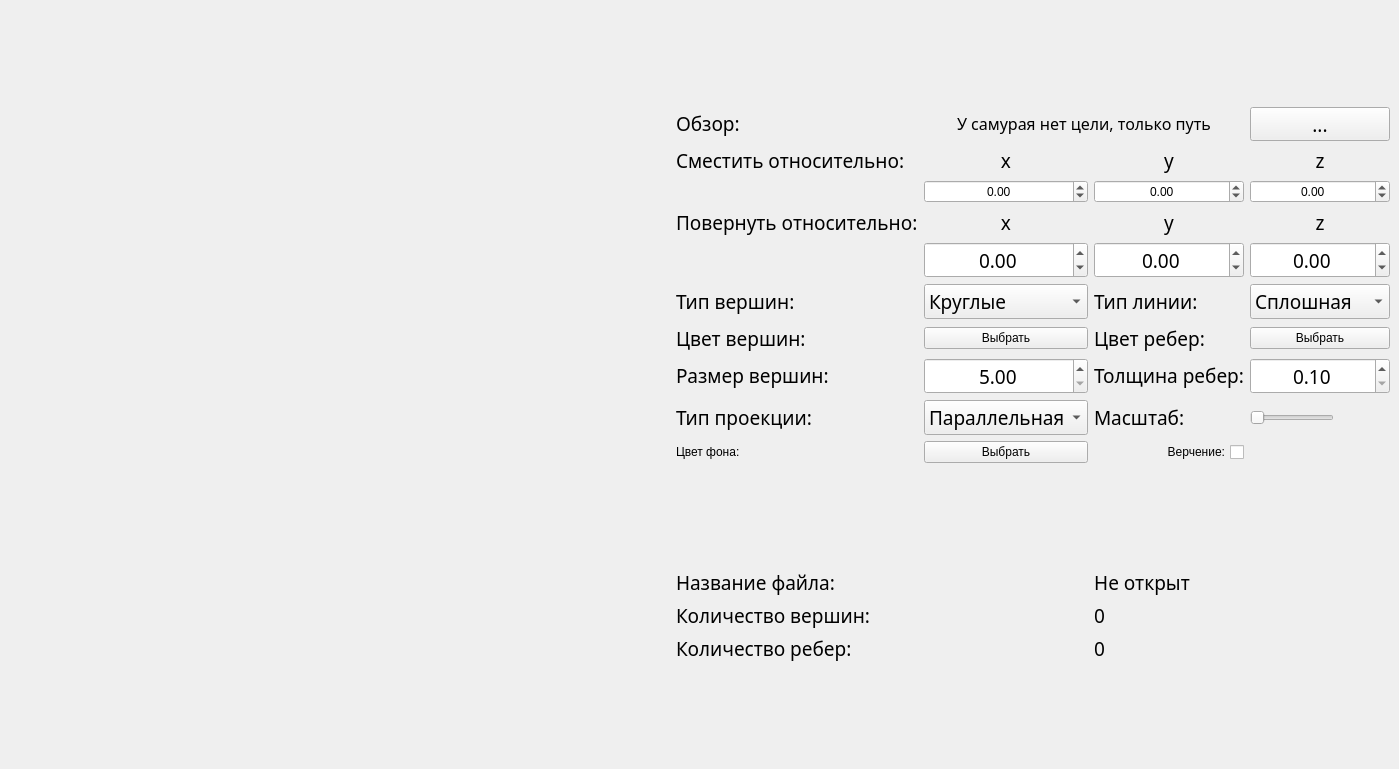
<?xml version="1.0" encoding="UTF-8"?>
<ui version="4.0">
 <class>MainWindow</class>
 <widget class="QMainWindow" name="MainWindow">
  <property name="geometry">
   <rect>
    <x>0</x>
    <y>0</y>
    <width>1399</width>
    <height>769</height>
   </rect>
  </property>
  <property name="windowTitle">
   <string>MainWindow</string>
  </property>
  <widget class="QWidget" name="centralwidget">
   <layout class="QGridLayout" name="gridLayout_2">
    <item row="0" column="0" rowspan="2" colspan="2">
     <layout class="QHBoxLayout" name="horizontalLayout_3">
      <item>
       <spacer name="horizontalSpacer_2">
        <property name="orientation">
         <enum>Qt::Horizontal</enum>
        </property>
        <property name="sizeType">
         <enum>QSizePolicy::Minimum</enum>
        </property>
        <property name="sizeHint" stdset="0">
         <size>
          <width>5</width>
          <height>20</height>
         </size>
        </property>
       </spacer>
      </item>
      <item>
       <widget class="OPGWidget" name="widget" native="true">
        <property name="sizePolicy">
         <sizepolicy hsizetype="MinimumExpanding" vsizetype="MinimumExpanding">
          <horstretch>0</horstretch>
          <verstretch>0</verstretch>
         </sizepolicy>
        </property>
       </widget>
      </item>
      <item>
       <spacer name="horizontalSpacer">
        <property name="orientation">
         <enum>Qt::Horizontal</enum>
        </property>
        <property name="sizeType">
         <enum>QSizePolicy::Fixed</enum>
        </property>
        <property name="sizeHint" stdset="0">
         <size>
          <width>5</width>
          <height>23</height>
         </size>
        </property>
       </spacer>
      </item>
      <item>
       <layout class="QVBoxLayout" name="verticalLayout_2" stretch="4">
        <property name="leftMargin">
         <number>0</number>
        </property>
        <item>
         <layout class="QGridLayout" name="gridLayout_6">
          <property name="leftMargin">
           <number>0</number>
          </property>
          <property name="rightMargin">
           <number>0</number>
          </property>
          <item row="7" column="1">
           <widget class="QDoubleSpinBox" name="spinDotSize">
            <property name="font">
             <font>
              <family>PT Sans</family>
              <pointsize>14</pointsize>
             </font>
            </property>
            <property name="alignment">
             <set>Qt::AlignCenter</set>
            </property>
            <property name="minimum">
             <double>5.000000000000000</double>
            </property>
            <property name="singleStep">
             <double>0.500000000000000</double>
            </property>
           </widget>
          </item>
          <item row="6" column="0">
           <widget class="QLabel" name="label_21">
            <property name="sizePolicy">
             <sizepolicy hsizetype="Minimum" vsizetype="Fixed">
              <horstretch>0</horstretch>
              <verstretch>0</verstretch>
             </sizepolicy>
            </property>
            <property name="font">
             <font>
              <family>PT Sans</family>
              <pointsize>14</pointsize>
             </font>
            </property>
            <property name="text">
             <string>Цвет вершин:</string>
            </property>
           </widget>
          </item>
          <item row="3" column="2">
           <widget class="QLabel" name="label_8">
            <property name="font">
             <font>
              <family>PT Sans</family>
              <pointsize>14</pointsize>
             </font>
            </property>
            <property name="text">
             <string>y</string>
            </property>
            <property name="alignment">
             <set>Qt::AlignCenter</set>
            </property>
           </widget>
          </item>
          <item row="2" column="1">
           <widget class="QDoubleSpinBox" name="spinMoveX">
            <property name="alignment">
             <set>Qt::AlignCenter</set>
            </property>
            <property name="decimals">
             <number>2</number>
            </property>
            <property name="minimum">
             <double>-100.000000000000000</double>
            </property>
            <property name="maximum">
             <double>100.000000000000000</double>
            </property>
            <property name="singleStep">
             <double>0.100000000000000</double>
            </property>
           </widget>
          </item>
          <item row="11" column="2">
           <widget class="QLabel" name="fileName">
            <property name="sizePolicy">
             <sizepolicy hsizetype="Fixed" vsizetype="Preferred">
              <horstretch>0</horstretch>
              <verstretch>0</verstretch>
             </sizepolicy>
            </property>
            <property name="font">
             <font>
              <family>PT Sans</family>
              <pointsize>14</pointsize>
             </font>
            </property>
            <property name="text">
             <string>Не открыт</string>
            </property>
            <property name="alignment">
             <set>Qt::AlignCenter</set>
            </property>
           </widget>
          </item>
          <item row="13" column="2">
           <widget class="QLabel" name="countFacets">
            <property name="font">
             <font>
              <family>PT Sans</family>
              <pointsize>14</pointsize>
             </font>
            </property>
            <property name="text">
             <string>0</string>
            </property>
           </widget>
          </item>
          <item row="5" column="2">
           <widget class="QLabel" name="label_20">
            <property name="sizePolicy">
             <sizepolicy hsizetype="Minimum" vsizetype="Fixed">
              <horstretch>0</horstretch>
              <verstretch>0</verstretch>
             </sizepolicy>
            </property>
            <property name="font">
             <font>
              <family>PT Sans</family>
              <pointsize>14</pointsize>
             </font>
            </property>
            <property name="text">
             <string>Тип линии:</string>
            </property>
           </widget>
          </item>
          <item row="0" column="0">
           <widget class="QLabel" name="label_2">
            <property name="sizePolicy">
             <sizepolicy hsizetype="Minimum" vsizetype="Fixed">
              <horstretch>0</horstretch>
              <verstretch>0</verstretch>
             </sizepolicy>
            </property>
            <property name="font">
             <font>
              <family>PT Sans</family>
              <pointsize>14</pointsize>
             </font>
            </property>
            <property name="text">
             <string>Обзор:</string>
            </property>
            <property name="alignment">
             <set>Qt::AlignLeading|Qt::AlignLeft|Qt::AlignVCenter</set>
            </property>
           </widget>
          </item>
          <item row="8" column="0">
           <widget class="QLabel" name="label_19">
            <property name="sizePolicy">
             <sizepolicy hsizetype="Minimum" vsizetype="Fixed">
              <horstretch>0</horstretch>
              <verstretch>0</verstretch>
             </sizepolicy>
            </property>
            <property name="font">
             <font>
              <family>PT Sans</family>
              <pointsize>14</pointsize>
             </font>
            </property>
            <property name="text">
             <string>Тип проекции:</string>
            </property>
           </widget>
          </item>
          <item row="7" column="0">
           <widget class="QLabel" name="label_25">
            <property name="sizePolicy">
             <sizepolicy hsizetype="Minimum" vsizetype="Fixed">
              <horstretch>0</horstretch>
              <verstretch>0</verstretch>
             </sizepolicy>
            </property>
            <property name="font">
             <font>
              <family>PT Sans</family>
              <pointsize>14</pointsize>
             </font>
            </property>
            <property name="text">
             <string>Размер вершин:</string>
            </property>
           </widget>
          </item>
          <item row="8" column="3">
           <widget class="QSlider" name="sliderZoom">
            <property name="sizePolicy">
             <sizepolicy hsizetype="Fixed" vsizetype="Fixed">
              <horstretch>0</horstretch>
              <verstretch>0</verstretch>
             </sizepolicy>
            </property>
            <property name="minimum">
             <number>3</number>
            </property>
            <property name="maximum">
             <number>100</number>
            </property>
            <property name="pageStep">
             <number>1000</number>
            </property>
            <property name="orientation">
             <enum>Qt::Horizontal</enum>
            </property>
           </widget>
          </item>
          <item row="4" column="2">
           <widget class="QDoubleSpinBox" name="spinRotY">
            <property name="sizePolicy">
             <sizepolicy hsizetype="Minimum" vsizetype="Fixed">
              <horstretch>0</horstretch>
              <verstretch>0</verstretch>
             </sizepolicy>
            </property>
            <property name="font">
             <font>
              <family>PT Sans</family>
              <pointsize>14</pointsize>
             </font>
            </property>
            <property name="alignment">
             <set>Qt::AlignCenter</set>
            </property>
            <property name="minimum">
             <double>-1000.000000000000000</double>
            </property>
            <property name="maximum">
             <double>1000.000000000000000</double>
            </property>
            <property name="singleStep">
             <double>10.000000000000000</double>
            </property>
           </widget>
          </item>
          <item row="5" column="0">
           <widget class="QLabel" name="label_23">
            <property name="sizePolicy">
             <sizepolicy hsizetype="Minimum" vsizetype="Fixed">
              <horstretch>0</horstretch>
              <verstretch>0</verstretch>
             </sizepolicy>
            </property>
            <property name="font">
             <font>
              <family>PT Sans</family>
              <pointsize>14</pointsize>
             </font>
            </property>
            <property name="text">
             <string>Тип вершин:</string>
            </property>
           </widget>
          </item>
          <item row="8" column="2">
           <widget class="QLabel" name="label_10">
            <property name="sizePolicy">
             <sizepolicy hsizetype="Minimum" vsizetype="Fixed">
              <horstretch>0</horstretch>
              <verstretch>0</verstretch>
             </sizepolicy>
            </property>
            <property name="font">
             <font>
              <family>PT Sans</family>
              <pointsize>14</pointsize>
             </font>
            </property>
            <property name="text">
             <string>Масштаб:</string>
            </property>
            <property name="alignment">
             <set>Qt::AlignLeading|Qt::AlignLeft|Qt::AlignVCenter</set>
            </property>
           </widget>
          </item>
          <item row="1" column="1">
           <widget class="QLabel" name="label_3">
            <property name="sizePolicy">
             <sizepolicy hsizetype="Preferred" vsizetype="Fixed">
              <horstretch>0</horstretch>
              <verstretch>0</verstretch>
             </sizepolicy>
            </property>
            <property name="font">
             <font>
              <family>PT Sans</family>
              <pointsize>14</pointsize>
             </font>
            </property>
            <property name="layoutDirection">
             <enum>Qt::RightToLeft</enum>
            </property>
            <property name="text">
             <string>x</string>
            </property>
            <property name="alignment">
             <set>Qt::AlignCenter</set>
            </property>
           </widget>
          </item>
          <item row="13" column="0">
           <widget class="QLabel" name="label_15">
            <property name="sizePolicy">
             <sizepolicy hsizetype="Fixed" vsizetype="Fixed">
              <horstretch>0</horstretch>
              <verstretch>0</verstretch>
             </sizepolicy>
            </property>
            <property name="font">
             <font>
              <family>PT Sans</family>
              <pointsize>14</pointsize>
             </font>
            </property>
            <property name="text">
             <string>Количество ребер:</string>
            </property>
            <property name="alignment">
             <set>Qt::AlignLeading|Qt::AlignLeft|Qt::AlignVCenter</set>
            </property>
           </widget>
          </item>
          <item row="7" column="3">
           <widget class="QDoubleSpinBox" name="spinLineSize">
            <property name="font">
             <font>
              <family>PT Sans</family>
              <pointsize>14</pointsize>
             </font>
            </property>
            <property name="alignment">
             <set>Qt::AlignCenter</set>
            </property>
            <property name="minimum">
             <double>0.100000000000000</double>
            </property>
            <property name="singleStep">
             <double>0.500000000000000</double>
            </property>
           </widget>
          </item>
          <item row="0" column="3">
           <widget class="QToolButton" name="fileDialog">
            <property name="sizePolicy">
             <sizepolicy hsizetype="Preferred" vsizetype="Preferred">
              <horstretch>0</horstretch>
              <verstretch>0</verstretch>
             </sizepolicy>
            </property>
            <property name="font">
             <font>
              <family>PT Sans</family>
              <pointsize>14</pointsize>
             </font>
            </property>
            <property name="layoutDirection">
             <enum>Qt::RightToLeft</enum>
            </property>
            <property name="text">
             <string>...</string>
            </property>
           </widget>
          </item>
          <item row="3" column="3">
           <widget class="QLabel" name="label_9">
            <property name="font">
             <font>
              <family>PT Sans</family>
              <pointsize>14</pointsize>
             </font>
            </property>
            <property name="text">
             <string>z</string>
            </property>
            <property name="alignment">
             <set>Qt::AlignCenter</set>
            </property>
           </widget>
          </item>
          <item row="7" column="2">
           <widget class="QLabel" name="label_22">
            <property name="sizePolicy">
             <sizepolicy hsizetype="Minimum" vsizetype="Fixed">
              <horstretch>0</horstretch>
              <verstretch>0</verstretch>
             </sizepolicy>
            </property>
            <property name="font">
             <font>
              <family>PT Sans</family>
              <pointsize>14</pointsize>
             </font>
            </property>
            <property name="text">
             <string>Толщина ребер:</string>
            </property>
           </widget>
          </item>
          <item row="1" column="0">
           <widget class="QLabel" name="label">
            <property name="sizePolicy">
             <sizepolicy hsizetype="Minimum" vsizetype="Fixed">
              <horstretch>0</horstretch>
              <verstretch>0</verstretch>
             </sizepolicy>
            </property>
            <property name="font">
             <font>
              <family>PT Sans</family>
              <pointsize>14</pointsize>
             </font>
            </property>
            <property name="text">
             <string>Сместить относительно:</string>
            </property>
            <property name="alignment">
             <set>Qt::AlignLeading|Qt::AlignLeft|Qt::AlignVCenter</set>
            </property>
           </widget>
          </item>
          <item row="4" column="1">
           <widget class="QDoubleSpinBox" name="spinRotX">
            <property name="sizePolicy">
             <sizepolicy hsizetype="Minimum" vsizetype="Fixed">
              <horstretch>0</horstretch>
              <verstretch>0</verstretch>
             </sizepolicy>
            </property>
            <property name="font">
             <font>
              <family>PT Sans</family>
              <pointsize>14</pointsize>
             </font>
            </property>
            <property name="alignment">
             <set>Qt::AlignCenter</set>
            </property>
            <property name="minimum">
             <double>-1000.000000000000000</double>
            </property>
            <property name="maximum">
             <double>1000.000000000000000</double>
            </property>
            <property name="singleStep">
             <double>10.000000000000000</double>
            </property>
           </widget>
          </item>
          <item row="12" column="0">
           <widget class="QLabel" name="label_14">
            <property name="sizePolicy">
             <sizepolicy hsizetype="Fixed" vsizetype="Fixed">
              <horstretch>0</horstretch>
              <verstretch>0</verstretch>
             </sizepolicy>
            </property>
            <property name="font">
             <font>
              <family>PT Sans</family>
              <pointsize>14</pointsize>
             </font>
            </property>
            <property name="text">
             <string>Количество вершин:</string>
            </property>
            <property name="alignment">
             <set>Qt::AlignLeading|Qt::AlignLeft|Qt::AlignVCenter</set>
            </property>
           </widget>
          </item>
          <item row="3" column="0">
           <widget class="QLabel" name="label_6">
            <property name="sizePolicy">
             <sizepolicy hsizetype="Minimum" vsizetype="Fixed">
              <horstretch>0</horstretch>
              <verstretch>0</verstretch>
             </sizepolicy>
            </property>
            <property name="font">
             <font>
              <family>PT Sans</family>
              <pointsize>14</pointsize>
             </font>
            </property>
            <property name="text">
             <string>Повернуть относительно:</string>
            </property>
            <property name="alignment">
             <set>Qt::AlignLeading|Qt::AlignLeft|Qt::AlignVCenter</set>
            </property>
           </widget>
          </item>
          <item row="10" column="2">
           <spacer name="verticalSpacer_3">
            <property name="orientation">
             <enum>Qt::Vertical</enum>
            </property>
            <property name="sizeType">
             <enum>QSizePolicy::Fixed</enum>
            </property>
            <property name="sizeHint" stdset="0">
             <size>
              <width>16</width>
              <height>100</height>
             </size>
            </property>
           </spacer>
          </item>
          <item row="2" column="2">
           <widget class="QDoubleSpinBox" name="spinMoveY">
            <property name="alignment">
             <set>Qt::AlignCenter</set>
            </property>
            <property name="minimum">
             <double>-100.000000000000000</double>
            </property>
            <property name="maximum">
             <double>100.000000000000000</double>
            </property>
            <property name="singleStep">
             <double>0.100000000000000</double>
            </property>
           </widget>
          </item>
          <item row="5" column="3">
           <widget class="QComboBox" name="boxFacets">
            <property name="font">
             <font>
              <family>PT Sans</family>
              <pointsize>14</pointsize>
             </font>
            </property>
            <property name="currentIndex">
             <number>0</number>
            </property>
            <property name="maxVisibleItems">
             <number>3</number>
            </property>
            <property name="maxCount">
             <number>3</number>
            </property>
            <item>
             <property name="text">
              <string>Сплошная</string>
             </property>
            </item>
            <item>
             <property name="text">
              <string>Пунктирная</string>
             </property>
            </item>
           </widget>
          </item>
          <item row="9" column="0">
           <widget class="QLabel" name="label_11">
            <property name="sizePolicy">
             <sizepolicy hsizetype="Minimum" vsizetype="Fixed">
              <horstretch>0</horstretch>
              <verstretch>0</verstretch>
             </sizepolicy>
            </property>
            <property name="text">
             <string>Цвет фона:</string>
            </property>
           </widget>
          </item>
          <item row="6" column="1">
           <widget class="QPushButton" name="vertexColor">
            <property name="text">
             <string>Выбрать</string>
            </property>
           </widget>
          </item>
          <item row="6" column="2">
           <widget class="QLabel" name="label_24">
            <property name="sizePolicy">
             <sizepolicy hsizetype="Minimum" vsizetype="Fixed">
              <horstretch>0</horstretch>
              <verstretch>0</verstretch>
             </sizepolicy>
            </property>
            <property name="font">
             <font>
              <family>PT Sans</family>
              <pointsize>14</pointsize>
             </font>
            </property>
            <property name="text">
             <string>Цвет ребер:</string>
            </property>
           </widget>
          </item>
          <item row="6" column="3">
           <widget class="QPushButton" name="facetColor">
            <property name="text">
             <string>Выбрать</string>
            </property>
           </widget>
          </item>
          <item row="11" column="0">
           <widget class="QLabel" name="label_12">
            <property name="sizePolicy">
             <sizepolicy hsizetype="Minimum" vsizetype="Fixed">
              <horstretch>0</horstretch>
              <verstretch>0</verstretch>
             </sizepolicy>
            </property>
            <property name="font">
             <font>
              <family>PT Sans</family>
              <pointsize>14</pointsize>
             </font>
            </property>
            <property name="text">
             <string>Название файла:</string>
            </property>
            <property name="alignment">
             <set>Qt::AlignLeading|Qt::AlignLeft|Qt::AlignTop</set>
            </property>
           </widget>
          </item>
          <item row="9" column="1">
           <widget class="QPushButton" name="bgColor">
            <property name="text">
             <string>Выбрать</string>
            </property>
           </widget>
          </item>
          <item row="8" column="1">
           <widget class="QComboBox" name="boxProjection">
            <property name="font">
             <font>
              <family>PT Sans</family>
              <pointsize>14</pointsize>
             </font>
            </property>
            <property name="currentIndex">
             <number>0</number>
            </property>
            <property name="maxVisibleItems">
             <number>3</number>
            </property>
            <property name="maxCount">
             <number>3</number>
            </property>
            <item>
             <property name="text">
              <string>Параллельная</string>
             </property>
            </item>
            <item>
             <property name="text">
              <string>Центральная</string>
             </property>
            </item>
           </widget>
          </item>
          <item row="4" column="3">
           <widget class="QDoubleSpinBox" name="spinRotZ">
            <property name="sizePolicy">
             <sizepolicy hsizetype="Minimum" vsizetype="Fixed">
              <horstretch>0</horstretch>
              <verstretch>0</verstretch>
             </sizepolicy>
            </property>
            <property name="font">
             <font>
              <family>PT Sans</family>
              <pointsize>14</pointsize>
             </font>
            </property>
            <property name="alignment">
             <set>Qt::AlignCenter</set>
            </property>
            <property name="minimum">
             <double>-1000.000000000000000</double>
            </property>
            <property name="maximum">
             <double>1000.000000000000000</double>
            </property>
            <property name="singleStep">
             <double>10.000000000000000</double>
            </property>
           </widget>
          </item>
          <item row="1" column="3">
           <widget class="QLabel" name="label_5">
            <property name="sizePolicy">
             <sizepolicy hsizetype="Preferred" vsizetype="Fixed">
              <horstretch>0</horstretch>
              <verstretch>0</verstretch>
             </sizepolicy>
            </property>
            <property name="font">
             <font>
              <family>PT Sans</family>
              <pointsize>14</pointsize>
             </font>
            </property>
            <property name="layoutDirection">
             <enum>Qt::RightToLeft</enum>
            </property>
            <property name="text">
             <string>z</string>
            </property>
            <property name="alignment">
             <set>Qt::AlignCenter</set>
            </property>
           </widget>
          </item>
          <item row="12" column="2">
           <widget class="QLabel" name="countVertex">
            <property name="sizePolicy">
             <sizepolicy hsizetype="Maximum" vsizetype="Fixed">
              <horstretch>0</horstretch>
              <verstretch>0</verstretch>
             </sizepolicy>
            </property>
            <property name="font">
             <font>
              <family>PT Sans</family>
              <pointsize>14</pointsize>
             </font>
            </property>
            <property name="text">
             <string>0</string>
            </property>
            <property name="alignment">
             <set>Qt::AlignCenter</set>
            </property>
           </widget>
          </item>
          <item row="5" column="1">
           <widget class="QComboBox" name="boxVertex">
            <property name="font">
             <font>
              <family>PT Sans</family>
              <pointsize>14</pointsize>
             </font>
            </property>
            <property name="currentIndex">
             <number>2</number>
            </property>
            <property name="maxVisibleItems">
             <number>3</number>
            </property>
            <property name="maxCount">
             <number>3</number>
            </property>
            <item>
             <property name="text">
              <string>Без точек</string>
             </property>
            </item>
            <item>
             <property name="text">
              <string>Квадратные</string>
             </property>
            </item>
            <item>
             <property name="text">
              <string>Круглые</string>
             </property>
            </item>
           </widget>
          </item>
          <item row="3" column="1">
           <widget class="QLabel" name="label_7">
            <property name="font">
             <font>
              <family>PT Sans</family>
              <pointsize>14</pointsize>
             </font>
            </property>
            <property name="text">
             <string>x</string>
            </property>
            <property name="alignment">
             <set>Qt::AlignCenter</set>
            </property>
           </widget>
          </item>
          <item row="2" column="3">
           <widget class="QDoubleSpinBox" name="spinMoveZ">
            <property name="alignment">
             <set>Qt::AlignCenter</set>
            </property>
            <property name="minimum">
             <double>-100.000000000000000</double>
            </property>
            <property name="maximum">
             <double>100.000000000000000</double>
            </property>
            <property name="singleStep">
             <double>0.100000000000000</double>
            </property>
           </widget>
          </item>
          <item row="0" column="1" colspan="2">
           <widget class="QLabel" name="filePath">
            <property name="sizePolicy">
             <sizepolicy hsizetype="Minimum" vsizetype="Fixed">
              <horstretch>0</horstretch>
              <verstretch>0</verstretch>
             </sizepolicy>
            </property>
            <property name="font">
             <font>
              <family>PT Sans</family>
              <pointsize>12</pointsize>
             </font>
            </property>
            <property name="text">
             <string>У самурая нет цели, только путь</string>
            </property>
            <property name="alignment">
             <set>Qt::AlignCenter</set>
            </property>
           </widget>
          </item>
          <item row="1" column="2">
           <widget class="QLabel" name="label_4">
            <property name="sizePolicy">
             <sizepolicy hsizetype="Minimum" vsizetype="Fixed">
              <horstretch>0</horstretch>
              <verstretch>0</verstretch>
             </sizepolicy>
            </property>
            <property name="font">
             <font>
              <family>PT Sans</family>
              <pointsize>14</pointsize>
             </font>
            </property>
            <property name="layoutDirection">
             <enum>Qt::RightToLeft</enum>
            </property>
            <property name="text">
             <string>y</string>
            </property>
            <property name="alignment">
             <set>Qt::AlignCenter</set>
            </property>
           </widget>
          </item>
          <item row="9" column="2">
           <widget class="QCheckBox" name="autorotate">
            <property name="layoutDirection">
             <enum>Qt::RightToLeft</enum>
            </property>
            <property name="text">
             <string>Верчение:</string>
            </property>
           </widget>
          </item>
         </layout>
        </item>
       </layout>
      </item>
     </layout>
    </item>
   </layout>
  </widget>
 </widget>
 <customwidgets>
  <customwidget>
   <class>OPGWidget</class>
   <extends>QWidget</extends>
   <header>opgwidget.h</header>
   <container>1</container>
  </customwidget>
 </customwidgets>
 <resources/>
 <connections/>
</ui>
